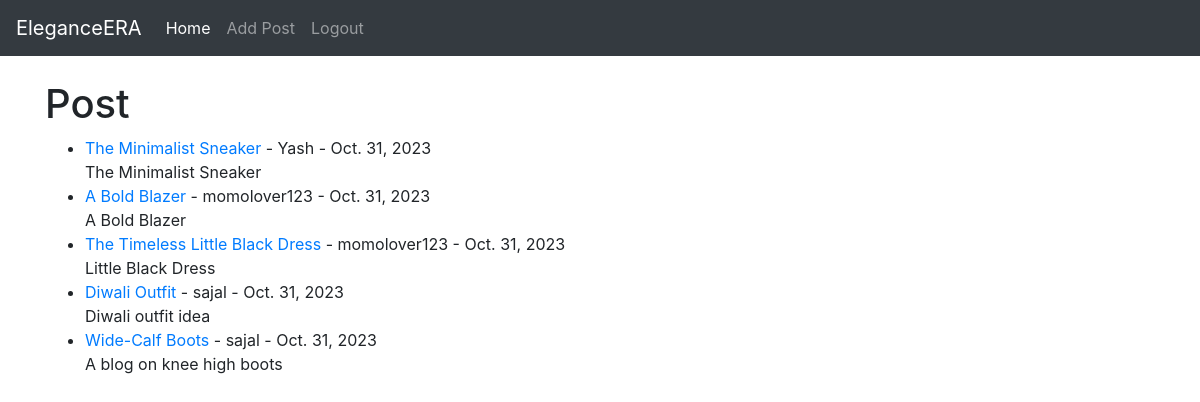
Screenshot of / (signed in) with the database file from the repository.
### FashionBlog/models.py (models this page shows, shortened)
class Post(models.Model):
    title = models.CharField(max_length=255)
    header_image = models.ImageField(null=True, blank=True, upload_to="images/")
    title_tag = models.CharField(max_length=255)
    author = models.ForeignKey(User, on_delete=models.CASCADE)
    body = RichTextField(blank=True, null=True)
    snippet = models.CharField(max_length=255, default='this is a fashion blog')
    post_date = models.DateField(auto_now_add=True)
    likes = models.ManyToManyField(User, related_name='blog_posts')

### FashionBlog/views.py (the view)
# urls.py: path('', HomeView.as_view(), name="home"),
class HomeView(ListView):
    model = Post
    template_name = 'home.html'
    ordering = ['-id']
    def get_context_data(self, *args, **kwargs):
        cat_menu = Category.objects.all()
        context = super(HomeView, self).get_context_data(*args, **kwargs)
        context["cat_menu"] = cat_menu
        return context

### FashionBlog/templates/home.html (shortened to what this page needs)
{% extends 'base.html' %}
{% load static %}
{% block content %}
<h1>Post</h1>
<ul>
{% for post in object_list %}
<li>
    <a href="{% url 'article_detail' post.pk %}">{{ post.title }}</a>  - {{ post.author }} - {{ post.post_date }}
   <br>
            {{ post.snippet }}
  </li>
{% endfor %}
</ul>
{% endblock %}

### rows the page displays
Post: title "The Minimalist Sneaker", author "Yash", post_date "Oct. 31, 2023", snippet "The Minimalist Sneaker"
Post: title "A Bold Blazer", author "momolover123", post_date "Oct. 31, 2023", snippet "A Bold Blazer"
Post: title "The Timeless Little Black Dress", author "momolover123", post_date "Oct. 31, 2023", snippet "Little Black Dress"
Post: title "Diwali Outfit", author "sajal", post_date "Oct. 31, 2023", snippet "Diwali outfit idea"
Post: title "Wide-Calf Boots", author "sajal", post_date "Oct. 31, 2023", snippet "A blog on knee high boots"
